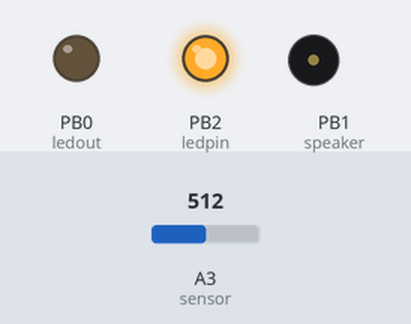
Recording of a sketch running on a simulated ATtiny85, built with avr-gcc and run on an emulated ATtiny85. Parts: output pins drawn as LEDs (lit = HIGH), buzzer (waves = sounding). The test bench sets the inputs (shaded band); at power-on: A3 (sensor) = 512. Pins used as bus, display or sensor lines are not drawn.

Above: at 1.3 s.
1.4 s: A3 (sensor) set to 306
At 1.7 s:
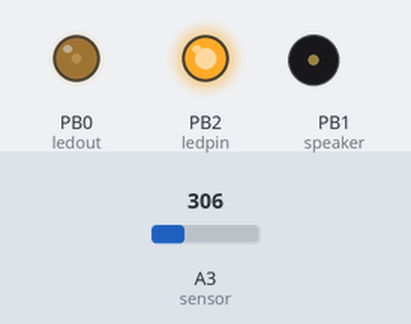
2.9 s: A3 (sensor) set to 122
At 3.4 s:
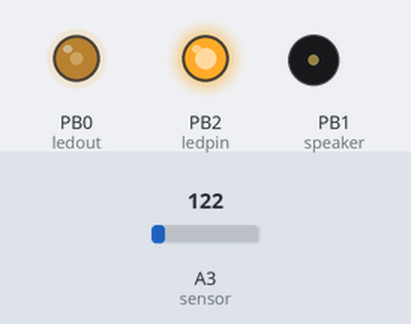
4.4 s: A3 (sensor) set to 511
At 5.7 s:
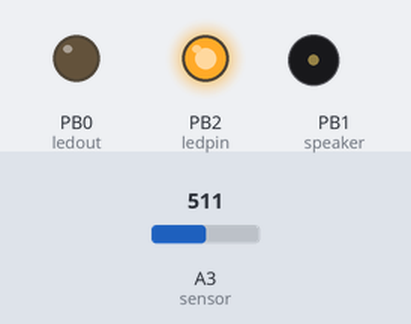
Timing chart, 0 to 12.5 s (numbered marks = the images above; inputs shaded):
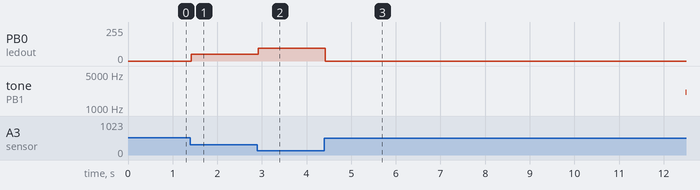

Measured:
- after the input at 1.4 s, PB0 (ledout): 0/255 → 51/255 at once; tone on PB1 (speaker): stays silent (without the input it goes to 2347 Hz after 1.5 s)
- after the input at 2.9 s, PB0 (ledout): 51/255 → 97/255 at once; tone on PB1 (speaker): stays silent (without the input it goes to 2793 Hz after 1.5 s)
- after the input at 4.4 s, PB0 (ledout): 97/255 → 0/255 at once; tone on PB1 (speaker): stays silent (without the input it goes to 2347 Hz after 2.1 s)

The sketch:

Turbitidy_Meter_Workshop_attinyTones_calibration.ino
```cpp
int ledout = 0;
int speaker = 1;
int ledpin = 2;
int sensor = A3;
double value = 0;
int calibrationavg=0;

//Audio
// Notes
const int Note_C  = 239;
const int Note_CS = 225;
const int Note_D  = 213;
const int Note_DS = 201;
const int Note_E  = 190;
const int Note_F  = 179;
const int Note_FS = 169;
const int Note_G  = 159;
const int Note_GS = 150;
const int Note_A  = 142;
const int Note_AS = 134;
const int Note_B  = 127;


// the setup function runs once when you press reset or power the board
void setup() {
  // initialize digital pin 13 as an output.
  pinMode(sensor, INPUT);
    pinMode(speaker, OUTPUT);
        pinMode(ledout, OUTPUT);

            pinMode(ledpin, OUTPUT);
  digitalWrite(ledpin, HIGH);   // turn the LED on (HIGH is the voltage level)


//calibration
int numofcalibrations=10;
 for(int i = 0; i<numofcalibrations;i++) {
    value = value +analogRead(sensor);
delay(10);
 }
 value=value/numofcalibrations;
calibrationavg=value;
}

// the loop function runs over and over again forever
void loop() {


  //value =constrain(map(analogRead(sensor),0,1023,0,255),1,255);
//invert
  value =constrain(map(calibrationavg - analogRead(sensor),0,1023,0,255),0,255);
//debugging
//value =0;
analogWrite(ledout,value);
//analogWrite(speaker,value);

//differnt range for music
    value =constrain(map(analogRead(sensor),calibrationavg,1023,5,200),5,250);

playTune(value);

}


void TinyTone(unsigned char divisor, unsigned char octave, unsigned long duration)
{
  TCCR1 = 0x90 | (8-octave); // for 1MHz clock
  // TCCR1 = 0x90 | (11-octave); // for 8MHz clock
  OCR1C = divisor-1;         // set the OCR
  delay(duration);
  TCCR1 = 0x90;              // stop the counter
}

// Play a scale
void playTune(int tempo)
{
 TinyTone(Note_C, 4, tempo);
 TinyTone(Note_D, 4, tempo);
// TinyTone(Note_E, 4, tempo);
 TinyTone(Note_F, 4, tempo);

}
```
